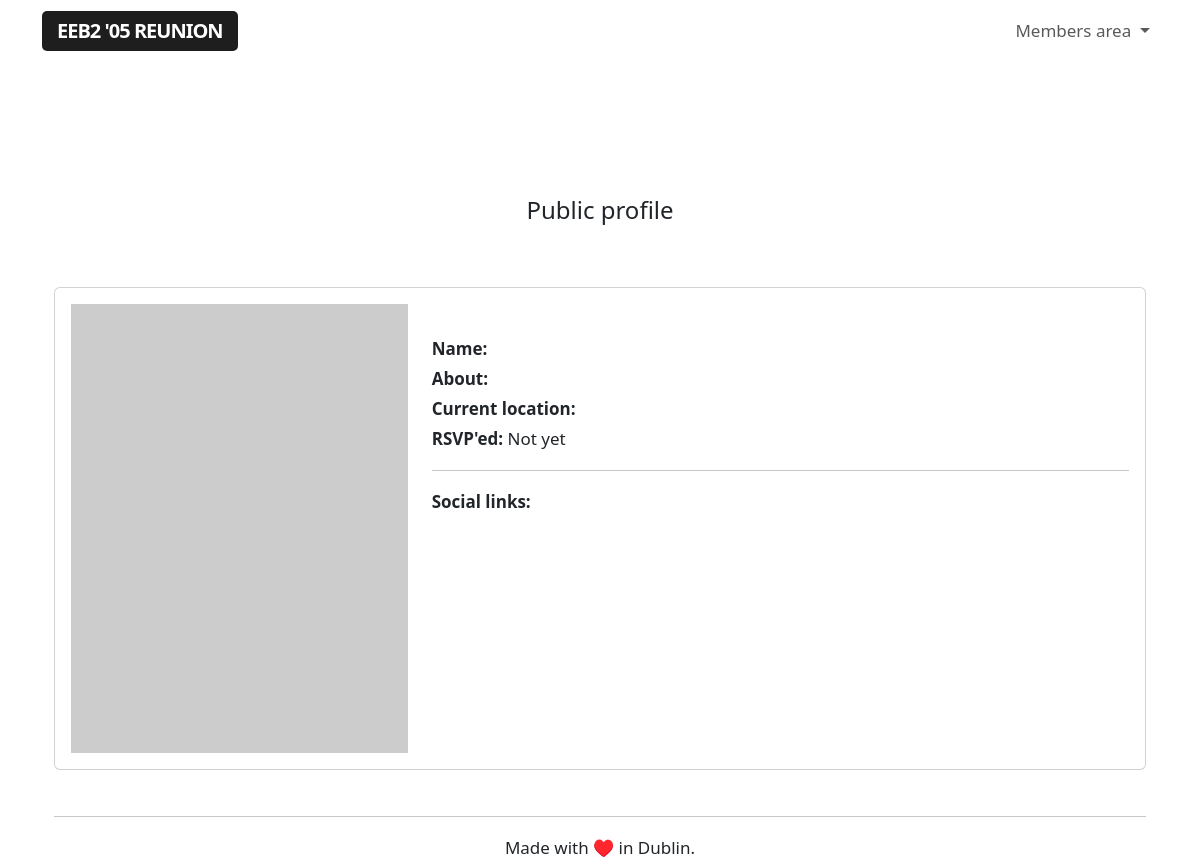
/public/other/7 (signed in), run on an earlier commit of the app's database.
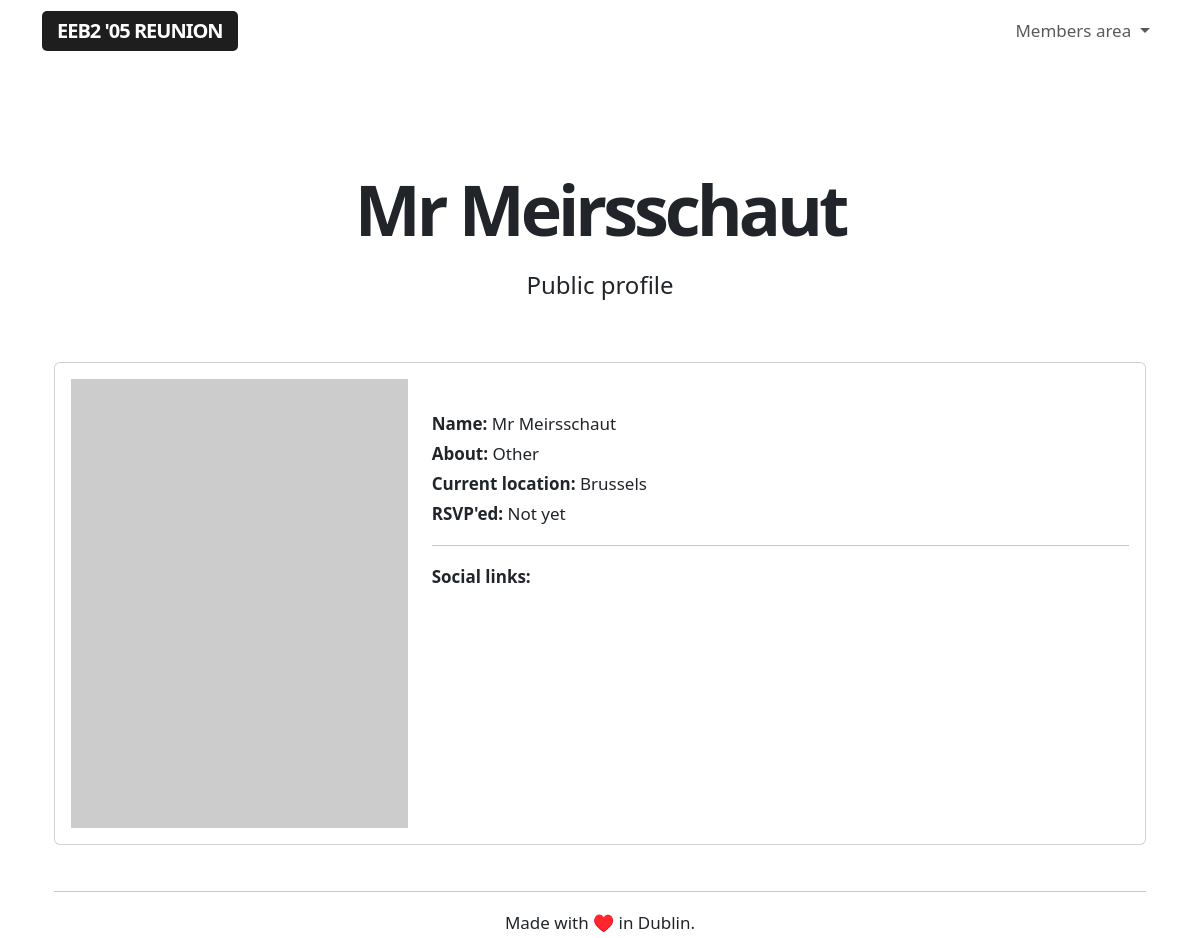
And on a later commit of the database.
### app/models.py (models this page shows, shortened)
class User(UserMixin, db.Model):
    id = db.Column(db.Integer, primary_key=True)
    username = db.Column(db.String(64), index=True, unique=True)
    name = db.Column(db.String(64), index=True, unique=False)
    section = db.Column(db.String(64), index=True, unique=False)
    email = db.Column(db.String(120), index=True, unique=True)
    password_hash = db.Column(db.String(128))
    role = db.Column(db.String(64), index=True, unique=False)
    rsvp = db.Column(db.String(64), index=True, unique=False)
    avatar = db.Column(db.String(64), index=True, unique=False)
    currentlocation = db.Column(db.String(64), index=True, unique=False)
    verified = db.Column(db.String(64), index=True, unique=False)
    facebook = db.Column(db.String(64), index=True, unique=False)
    twitter = db.Column(db.String(64), index=True, unique=False)
    instagram = db.Column(db.String(64), index=True, unique=False)
    linkedin = db.Column(db.String(64), index=True, unique=False)
    snapchat = db.Column(db.String(64), index=True, unique=False)
    reddit = db.Column(db.String(64), index=True, unique=False)
    mastodon = db.Column(db.String(64), index=True, unique=False)
    tiktok = db.Column(db.String(64), index=True, unique=False)

### app/routes.py (the view)
@app.route('/public/other/<userid>', methods=['GET'])
@login_required
def publicother(userid):
    user = User.query.filter_by(id=userid).first()
    if user.role !='I graduated in 2005':
        return render_template('public-other.html', userid=userid, user=user)

### app/models.py (called while the page is built)
@login.user_loader
def load_user(id):
    return User.query.get(int(id))

### app/templates/public-other.html (shortened to what this page needs)
{% extends "base.html" %}
{% block content %}
<div class="title">
    <h1>{{ user.name }}</h1>
    <h4>Public profile</h4>
</div>
<div class="container profile">
  <div class="row align-items-start">
    <div class="col-12">
        <div class="card">
            <div class="card-body">
                <div class="row align-items-start">
                    <div class="col-4">
                        {% if user.avatar %}
                        <img class="placeholderimage" src="/static/uploads/{{ user.avatar }}">
                        {% else %}
                        <img class="placeholderimage" src="https://dummyimage.com/600x800/c2c2c2/fff.jpg&text=Profile+placeholder">
                        {% endif %}
                    </div>
                    <div class="col-8">
                        <br>
                        <b>Name:</b> {{ user.name }}
                        <br>
                        <b>About:</b> {{ user.role }}
                        <br>
                        <b>Current location:</b> {{ user.currentlocation }}
                        <br>
                        <b>RSVP'ed:</b> {{ user.rsvp }}
                        <hr>
                        <b>Social links:</b>
                        <br>
                    </div>
                </div>
            </div>
        </div>
    </div>
</div>
{% endblock %}

What changed in the data, as far as the page shows it:
changed User "Not yet": name (not shown) → "Mr Meirsschaut"; role (not shown) → "Other"; currentlocation (not shown) → "Brussels"
